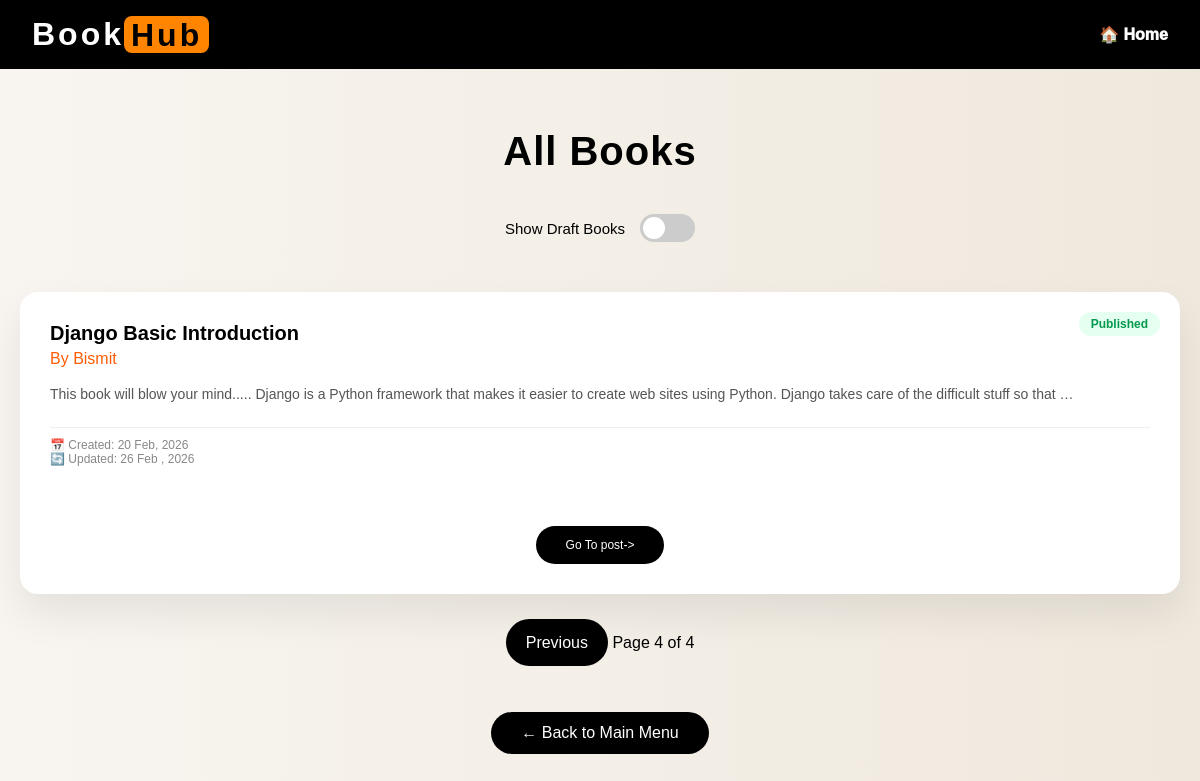
The page /post/?page=4 on the database its author committed.
### blog/models.py (models this page shows, shortened)
class Post(models.Model):
    class Status(models.TextChoices):
        DRAFT='DF','DRAFT'
        PUBLISHED='PB','PUBLISHED'
    title=models.CharField(max_length=200)
    content=models.TextField()
    author=models.ForeignKey(settings.AUTH_USER_MODEL, on_delete=models.CASCADE, related_name='blog_post')
    slug=models.SlugField(unique_for_date='publish')
    created_at=models.DateTimeField(auto_now_add=True)
    updated_at=models.DateTimeField(auto_now=True)
    publish=models.DateTimeField(default=timezone.now)
    status=models.CharField(max_length=10,choices=Status.choices, default=Status.DRAFT)
    objects = models.Manager()
    published = PublishedManager()
    def get_absolute_url(self):
        return reverse('post_detail', kwargs={'id': self.id, 'year': self.created_at.year, 'month': self.created_at.month, 'date': self.created_at.day})
    class Meta:
        ordering = ['-publish']

### blog/views.py (the view)
# urls.py: path('post/', views.PostListView.as_view(), name='post_list'),
class PostListView(ListView):
    paginate_by = 3
    context_object_name = 'posts'
    template_name = 'blog/post_details.html'
    def get_queryset(self):
        show_draft = self.request.GET.get('draft') == 'true'
        if show_draft:
            return Post.objects.filter(status=Post.Status.DRAFT).order_by('-publish')
        return Post.published.all()
    def get_context_data(self, **kwargs):
        context = super().get_context_data(**kwargs)
        context['show_draft'] = self.request.GET.get('draft') == 'true'
        return context

### blog/managers.py (called while the page is built)
    def get_queryset(self):
        return super().get_queryset().filter(
            status='PB',
            publish__lte=timezone.now()
        )

### blog/templates/blog/post_details.html (shortened to what this page needs)
{% extends "blog/base.html" %}
{% load static %}
{% block content %}
    <header>
        <div class="logo">Book<span class="hub">Hub </span></div>
        <a href="{% url 'home' %}">🏠 Home</a>
    </header>
<div class="container">
    <h1>All Books</h1>
    <div class="toggle-wrapper">
        <span class="toggle-label">Show Draft Books</span>
        <label class="switch">
            <span class="slider"></span>
        </label>
    </div>
    <div class="grid">
        {% for i in posts %}
        <div class="card">
            {% if i.status == "DF" %}
                <span class="badge draft">Draft</span>
            {% else %}
                <span class="badge published">Published</span>
            {% endif %}
            <div class="title">{{ i.title }}</div>
            <div class="author">By {{ i.author }}</div>
            <div class="content">
                {{ i.content|truncatewords:30 }}
            </div>
            <div class="meta">
                📅 Created: {{ i.created_at|date:"d M, Y" }} <br>
                🔄 Updated: {{ i.updated_at|date:"d M , Y" }}
                <a href="{{i.get_absolute_url}}" class="back-btn">Go To post-></a>
            </div>
        </div>
        {% endfor %}
    </div>
    {% include "blog/pagination.html"  with page=page_obj%}
    <a href="{% url 'home' %}" class="back-btn">
        ← Back to Main Menu
    </a>
</div>
{% endblock %}

### rows shown on the page
Post: status "Published", title "Django Basic Introduction", author "Bismit", content "This book will blow your mind..... Django is a Python framework that makes it easier to create web sites using Python. Django takes care of the difficult stuff so that …", created_at "20 Feb, 2026", updated_at "26 Feb , 2026"

### other values the page prints
{{ page_obj.number }} "4"
{{ page_obj.paginator.num_pages }} "4"
